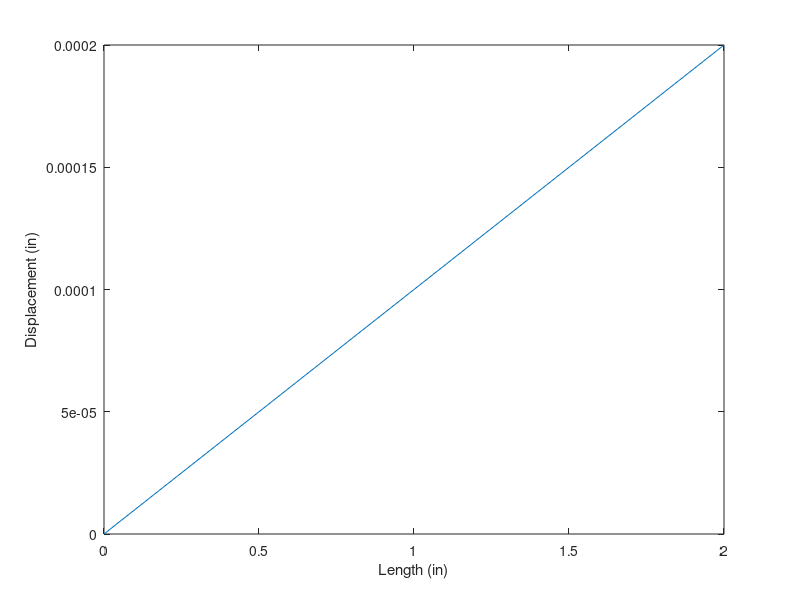

Reproduce this figure in MATLAB.
%%
...Author: Arian Velayati, PhD
...1D FEM simulator calculating the displacement in a bar fixed from one end and the reactive force at the fixed end in responce to the pulling force

clear; close; clc;

%% Material inputs

E = 30*10^6; % psi; Young's modulus (stifness modulus)
A = 1; % in2 (Cross sectional area of the bar)
L = 1; % in; Length of the element (Element's length)
P = 3000; %lb (External pull force)

%% Boundary conditions

ua = 0; % u is displacement; ab,c are nodes: see the picture attached
Pc = P;
Pb = 0;

%% Parameters and basic calculations

K = (E*A)/L; %lb/in



%% Solver

Pm = [Pb;Pc];
Km = [2*K -K; -K K];
U = linsolve(Km,Pm); % in
R = K*(0-U(1)); % Reactive force at node 1; lb
fprintf('The reactive force at fixed pint/node a is (lb) : %i',  R)  % Prints each element on a new line


%% plot

x = [0 L 2*L];
y = [0; U(1);U(2)];

plot(x,y)
xlabel('Length (in)')
ylabel('Displacement (in)')
